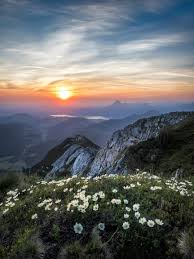
#> input picture color_recognition/nature.jpg, 194 x 259 px
$ python histogram.py
#> lines starting #> are read from the running program, lines starting #| are printed output that depends on the picture
import cv2
import numpy as np
import matplotlib.pyplot as plt

# Load an image
image = cv2.imread('nature.jpg')
#> image is the input picture: shape (259, 194, 3); mean B, G, R 104.3, 103.3, 101.1
image_rgb = cv2.cvtColor(image, cv2.COLOR_BGR2RGB)

# Calculate histograms for each channel
channels = ('r', 'g', 'b')
colors = ('red', 'green', 'blue')

plt.figure(figsize=(10, 5))

for i, color in enumerate(colors):
    histogram = cv2.calcHist([image_rgb], [i], None, [256], [0, 256])
    plt.plot(histogram, color=color)
    plt.xlim([0, 256])
    plt.title('Histogram for ' + 'Red,Green,Blue' + ' channel')

plt.xlabel('Pixel Intensity')
plt.ylabel('Frequency')
plt.legend(channels)
plt.show()
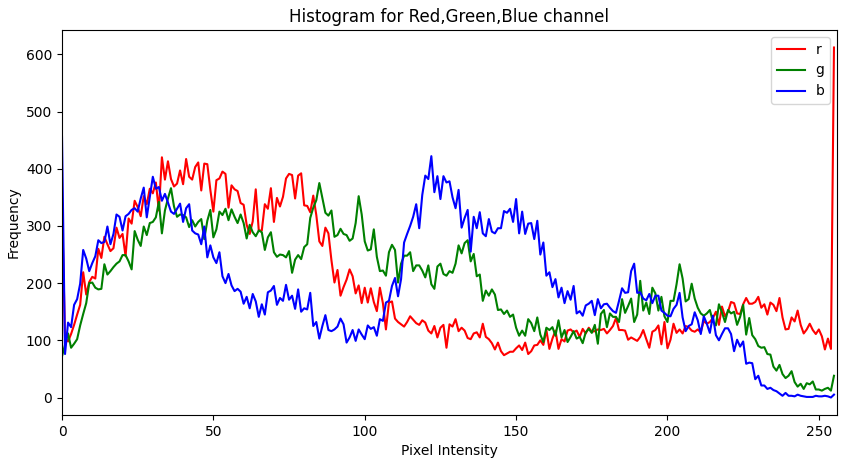
#> figure drawn by matplotlib, 1 panel; curve peaks at x = 255, y = 612; curve peaks at x = 85, y = 375; curve peaks at x = 0, y = 456

$ run again, with color_recognition/black_cat.jpg copied over color_recognition/nature.jpg
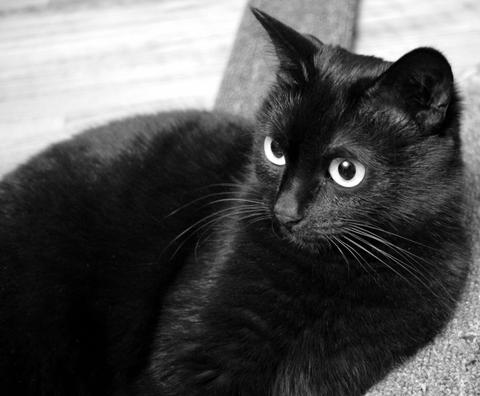
#> input picture color_recognition/black_cat.jpg, 480 x 396 px
#> image is the input picture: shape (396, 480, 3); min 0, max 255, mean 82.4
#> `plt.show()`:
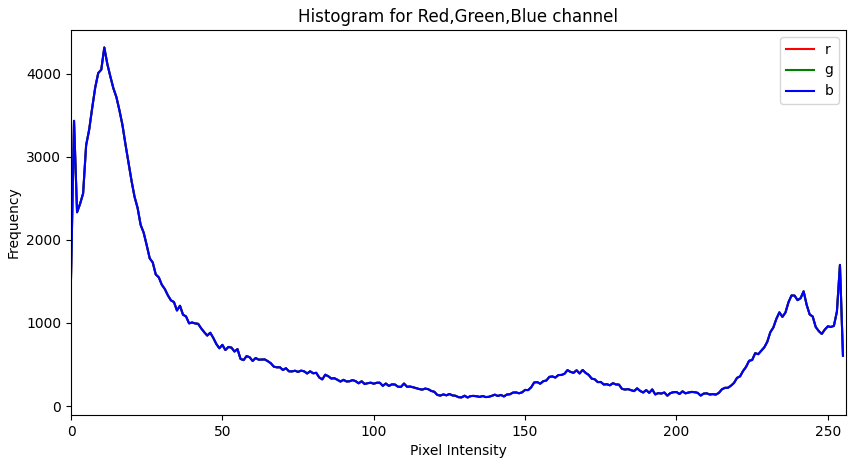
#> figure drawn by matplotlib, 1 panel; curve peaks at x = 11, y = 4313; curve peaks at x = 11, y = 4313; curve peaks at x = 11, y = 4313
